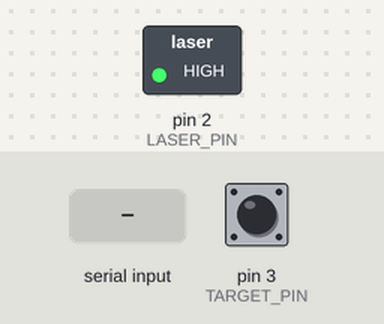
This sketch was run on a simulated Arduino Uno, built with avr-gcc and run on an emulated ATmega328P. Parts: switched loads named in the sketch (green lamp = pin HIGH). The test bench sets the inputs (shaded band); at power-on: pin 3 (TARGET_PIN) HIGH. What the sketch prints to the serial monitor is not drawn.

Above: at 1.3 s.
1.4 s: pin 3 (TARGET_PIN) pulled LOW for 0.15 s
At 1.8 s:
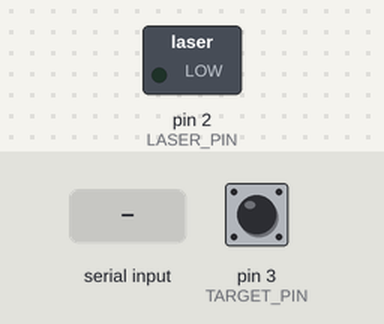
3.0 s: byte 30 received over Serial
At 4.0 s:
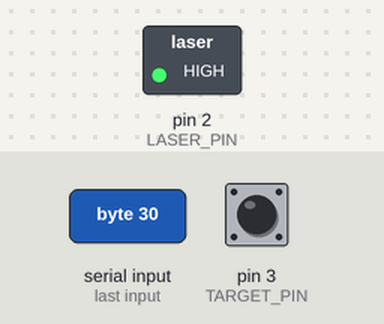
4.5 s: pin 3 (TARGET_PIN) pulled LOW for 1 s
At 5.4 s:
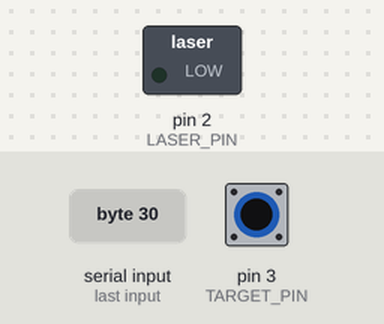
7.0 s: byte 90 received over Serial
At 8.2 s:
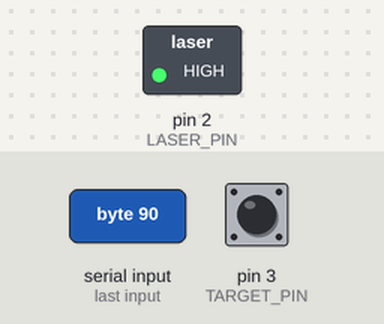
8.5 s: pin 3 (TARGET_PIN) pulled LOW for 3.2 s
At 9.6 s:
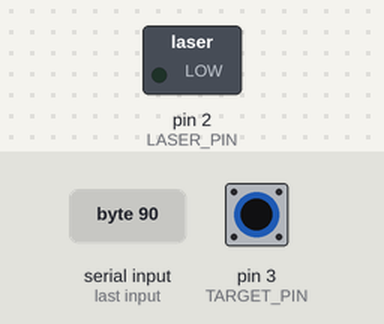
Timing chart, 0 to 11.5 s (numbered marks = the images above; inputs shaded):
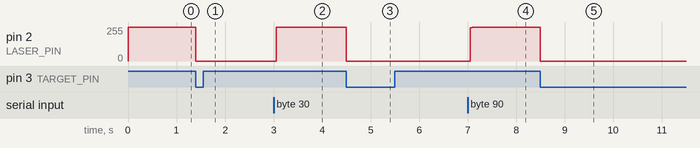

Measured:
- after the input at 1.4 s, pin 2 (LASER_PIN): 255/255 → 0/255 at once
- after the input at 3.0 s, pin 2 (LASER_PIN): 0/255 → 255/255 after 0.05 s
- after the input at 4.5 s, pin 2 (LASER_PIN): 255/255 → 0/255 at once
- after the input at 7.0 s, pin 2 (LASER_PIN): 0/255 → 255/255 after 0.05 s
- after the input at 8.5 s, pin 2 (LASER_PIN): 255/255 → 0/255 at once

The sketch:

auroraLink210_TX.ino
```cpp
/* * PROJECT:  Aurora-Link v200-TX (Worker Bridge)
 * FILE:     auroraLink200_TX.ino
 * COMPILED: Mar 04, 2026 | 17:35:00
 */

uint32_t userBaud = 9600;
const int LASER_PIN  = 2;
const int TARGET_PIN = 3;

uint32_t bitTime;
unsigned long lastByteTime = 0;
bool laserAwake = false;

uint8_t encodeHamming(uint8_t d) {
  bool d1 = (d >> 3) & 0x01; bool d2 = (d >> 2) & 0x01;
  bool d3 = (d >> 1) & 0x01; bool d4 = (d >> 0) & 0x01;
  bool p1 = d1 ^ d2 ^ d4; bool p2 = d1 ^ d3 ^ d4; bool p3 = d2 ^ d3 ^ d4;
  return (p1 << 6) | (p2 << 5) | (d1 << 4) | (p3 << 3) | (d2 << 2) | (d3 << 1) | d4;
}

void sendFrame(uint8_t frame) {
  digitalWrite(LASER_PIN, LOW); // Start Bit (Laser ON)
  delayMicroseconds(bitTime);
  for (int i = 6; i >= 0; i--) {
    digitalWrite(LASER_PIN, (frame >> i) & 0x01 ? LOW : HIGH);
    delayMicroseconds(bitTime);
  }
  digitalWrite(LASER_PIN, HIGH); // Stop Bit (Laser OFF)
  delayMicroseconds(bitTime);
}

void setup() {
  bitTime = 1000000 / userBaud;
  Serial.begin(9600); // Bridge listener
  pinMode(LASER_PIN, OUTPUT);
  pinMode(TARGET_PIN, INPUT_PULLUP);
  digitalWrite(LASER_PIN, HIGH); // Inverted Stealth (OFF)

  Serial.println(F("========================================"));
  Serial.println(F("PROJECT: AURORA-LINK v200-TX (SLAVE)"));
  Serial.println(F("__FILE__ __DATE__ __TIME__"));
  Serial.print(F("FILE: ")); Serial.println(F(__FILE__));
  Serial.print(F("DATE: ")); Serial.println(F(__DATE__));
  Serial.print(F("TIME: ")); Serial.println(F(__TIME__));
  Serial.println(F("========================================"));
}

void loop() {
  if (digitalRead(TARGET_PIN) == LOW) {
    digitalWrite(LASER_PIN, LOW); // Manual ON
    return;
  }

  if (Serial.available()) {
    if (!laserAwake) {
      digitalWrite(LASER_PIN, LOW); // Burst Wake
      delay(10);
      laserAwake = true;
    }
    uint8_t in = Serial.read();
    sendFrame(encodeHamming(in >> 4));
    sendFrame(encodeHamming(in & 0x0F));
    lastByteTime = millis();
  }

  if (laserAwake && (millis() - lastByteTime > 50)) {
    digitalWrite(LASER_PIN, HIGH); // Sleep
    laserAwake = false;
  }
}
```
